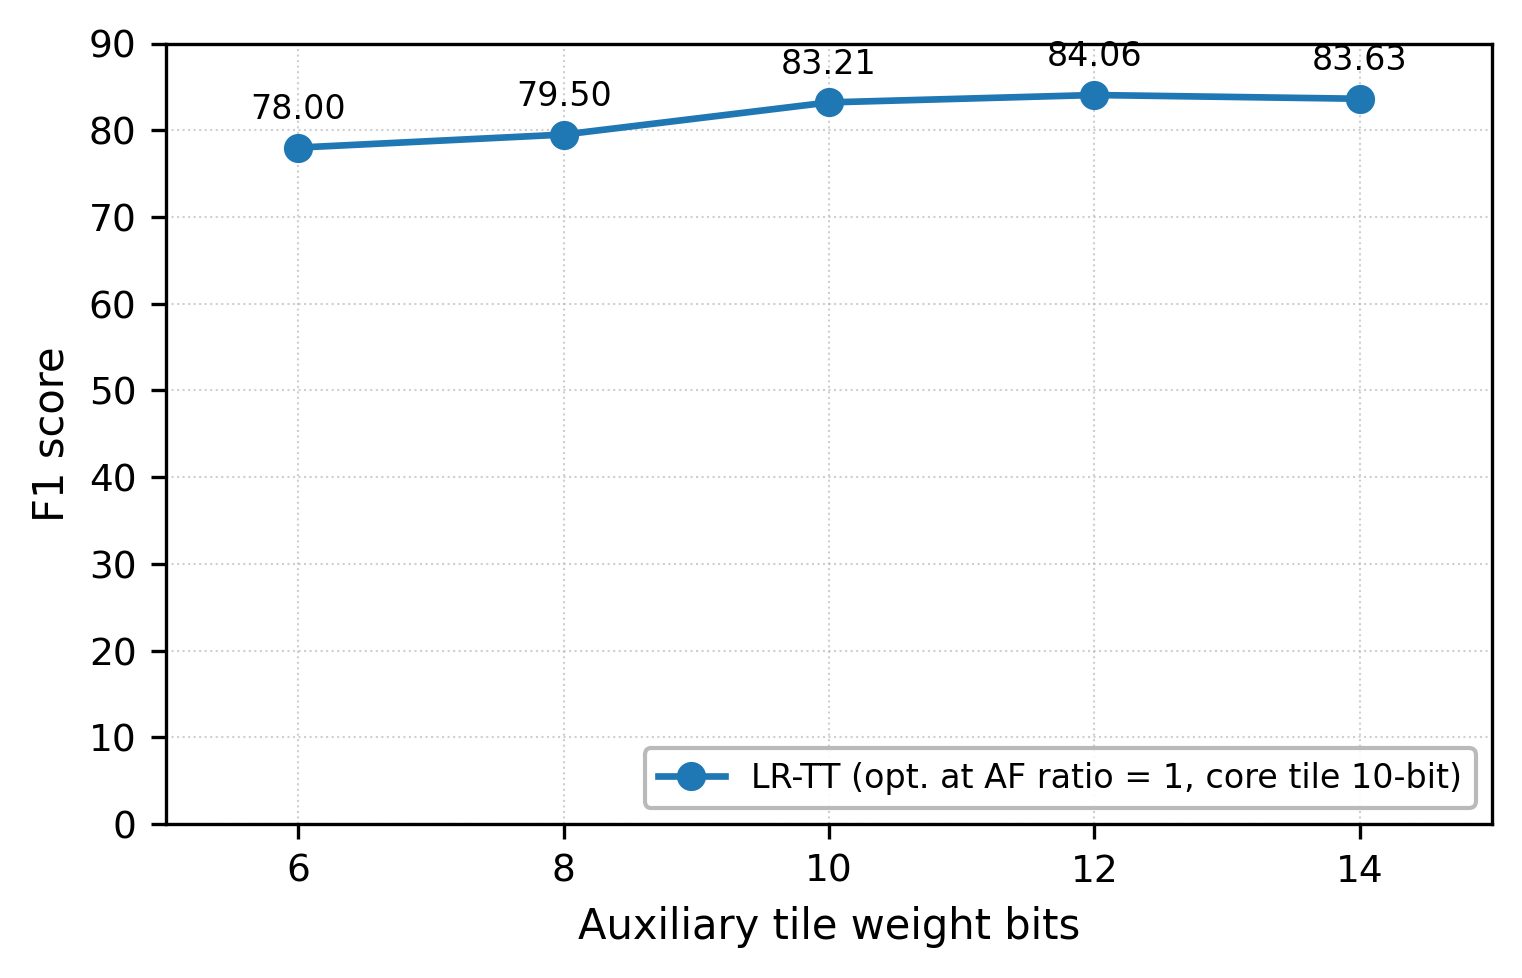

Source code (Python):
"""Figure S6: A/B (auxiliary) tile bit sweep — AF ratio = 1 (6T1C-gamma), per-bit optimized."""
import numpy as np
import matplotlib
matplotlib.use('Agg')
import matplotlib.pyplot as plt

data = [
    {'bits': 6,  'f1': 78.00, 'trial': 'T588', 'trials_run': 12},
    {'bits': 8,  'f1': 79.50, 'trial': 'T601', 'trials_run': 11},
    {'bits': 10, 'f1': 83.21, 'trial': 'T419', 'trials_run': 1},
    {'bits': 12, 'f1': 84.06, 'trial': 'T249', 'trials_run': 92},
    {'bits': 14, 'f1': 83.63, 'trial': 'T31',  'trials_run': 10},
]

bits = [d['bits'] for d in data]
f1s  = [d['f1']  for d in data]

plt.rcParams.update({
    'font.size': 9, 'axes.labelsize': 10,
    'xtick.labelsize': 9, 'ytick.labelsize': 9,
    'axes.linewidth': 0.8,
})

fig, ax = plt.subplots(figsize=(5.0, 3.2))
ax.plot(bits, f1s, 'o-', color='#1f77b4', linewidth=1.6, markersize=6, zorder=3,
        label='LR-TT (opt. at AF ratio = 1, core tile 10-bit)')

for b, f in zip(bits, f1s):
    ax.annotate(f'{f:.2f}', (b, f), textcoords='offset points', xytext=(0, 7),
                fontsize=8, ha='center')

ax.set_xlabel('Auxiliary tile weight bits')
ax.set_ylabel('F1 score')
ax.set_xticks(bits)
ax.set_xlim(min(bits) - 1, max(bits) + 1)
ax.set_ylim(0, 90)
ax.legend(loc='lower right', fontsize=8, framealpha=0.9, edgecolor='0.7')
ax.grid(True, linestyle=':', linewidth=0.5, alpha=0.6)
fig.tight_layout(pad=0.5)

OUT = '/root/LRTT/examples/bert/results/plots/figS6_ab_bit_sweep_af1.png'
fig.savefig(OUT, dpi=300, bbox_inches='tight')
fig.savefig(OUT.replace('.png', '.svg'), bbox_inches='tight')
print(f'Saved: {OUT}')
